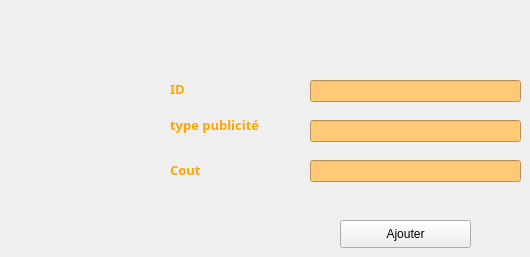
       <widget class="QWidget" name="tab_8">
        <attribute name="title">
         <string>Ajouter publicité</string>
        </attribute>
        <widget class="QLineEdit" name="le_id">
         <property name="geometry">
          <rect>
           <x>310</x>
           <y>80</y>
           <width>211</width>
           <height>22</height>
          </rect>
         </property>
         <property name="styleSheet">
          <string notr="true">background-color: rgb(255, 201, 118);</string>
         </property>
        </widget>
        <widget class="QPushButton" name="ajouter">
         <property name="geometry">
          <rect>
           <x>340</x>
           <y>220</y>
           <width>131</width>
           <height>28</height>
          </rect>
         </property>
         <property name="text">
          <string>Ajouter</string>
         </property>
        </widget>
        <widget class="QLabel" name="reference">
         <property name="geometry">
          <rect>
           <x>170</x>
           <y>110</y>
           <width>131</width>
           <height>31</height>
          </rect>
         </property>
         <property name="font">
          <font>
           <family>smile</family>
           <pointsize>5</pointsize>
           <weight>75</weight>
           <bold>true</bold>
           <underline>false</underline>
          </font>
         </property>
         <property name="text">
          <string>&lt;head&gt;
  &lt;style&gt;
    h1 { color: orange; }
  &lt;/style&gt;
&lt;/head&gt;

&lt;body&gt;
  &lt;h1&gt;type publicité&lt;/h1&gt;
 
&lt;/body&gt;</string>
         </property>
        </widget>
        <widget class="QLabel" name="nom">
         <property name="geometry">
          <rect>
           <x>170</x>
           <y>80</y>
           <width>55</width>
           <height>16</height>
          </rect>
         </property>
         <property name="font">
          <font>
           <family>smile</family>
           <pointsize>5</pointsize>
           <weight>75</weight>
           <bold>true</bold>
           <underline>false</underline>
          </font>
         </property>
         <property name="text">
          <string>&lt;head&gt;
  &lt;style&gt;
    h1 { color: orange; }
  &lt;/style&gt;
&lt;/head&gt;

&lt;body&gt;
  &lt;h1&gt;ID&lt;/h1&gt;
 
&lt;/body&gt;</string>
         </property>
        </widget>
        <widget class="QLabel" name="quantite">
         <property name="geometry">
          <rect>
           <x>170</x>
           <y>160</y>
           <width>81</width>
           <height>20</height>
          </rect>
         </property>
         <property name="font">
          <font>
           <family>smile</family>
           <pointsize>5</pointsize>
           <weight>75</weight>
           <bold>true</bold>
           <underline>false</underline>
          </font>
         </property>
         <property name="styleSheet">
          <string notr="true"/>
         </property>
         <property name="text">
          <string>&lt;head&gt;
  &lt;style&gt;
    h1 { color: orange; }
  &lt;/style&gt;
&lt;/head&gt;

&lt;body&gt;
  &lt;h1&gt;Cout&lt;/h1&gt;
 
&lt;/body&gt;</string>
         </property>
        </widget>
        <widget class="QLineEdit" name="le_cout">
         <property name="geometry">
          <rect>
           <x>310</x>
           <y>160</y>
           <width>211</width>
           <height>22</height>
          </rect>
         </property>
         <property name="styleSheet">
          <string notr="true">background-color: rgb(255, 201, 118);</string>
         </property>
        </widget>
        <widget class="QLineEdit" name="le_type">
         <property name="geometry">
          <rect>
           <x>310</x>
           <y>120</y>
           <width>211</width>
           <height>22</height>
          </rect>
         </property>
         <property name="styleSheet">
          <string notr="true">background-color: rgb(255, 201, 118);</string>
         </property>
        </widget>
       </widget>
